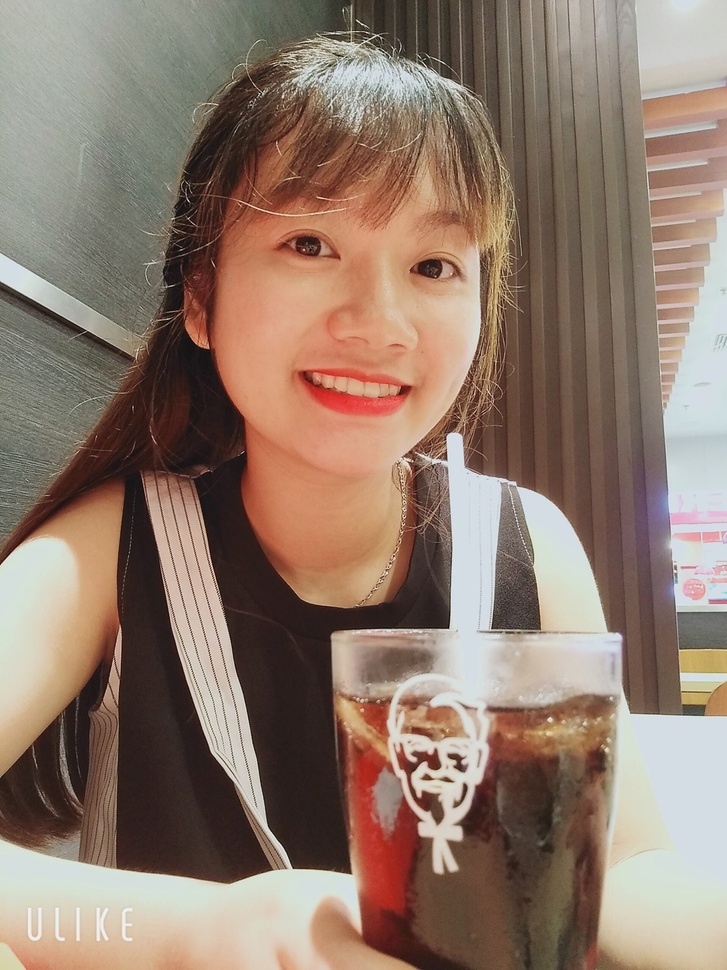
#> input picture OpenCV/Exercise_PracticalPythonOpenCV/L4_ImageProcessing/image.jpg, 727 x 970 px, shrunk from 1535 x 2048 before the run
$ python flipping.py --image image.jpg
#> lines starting #> are read from the running program, lines starting #| are printed output that depends on the picture
import argparse
import cv2

ap = argparse.ArgumentParser()
ap.add_argument("-i", "--image", required = True,
		help = "Path to the image")
args = vars(ap.parse_args())

image = cv2.imread(args["image"])
#> image is the input picture: shape (970, 727, 3); mean B, G, R 108.7, 122.6, 144
cv2.imshow("Original", image)

flipped = cv2.flip(image, 1)
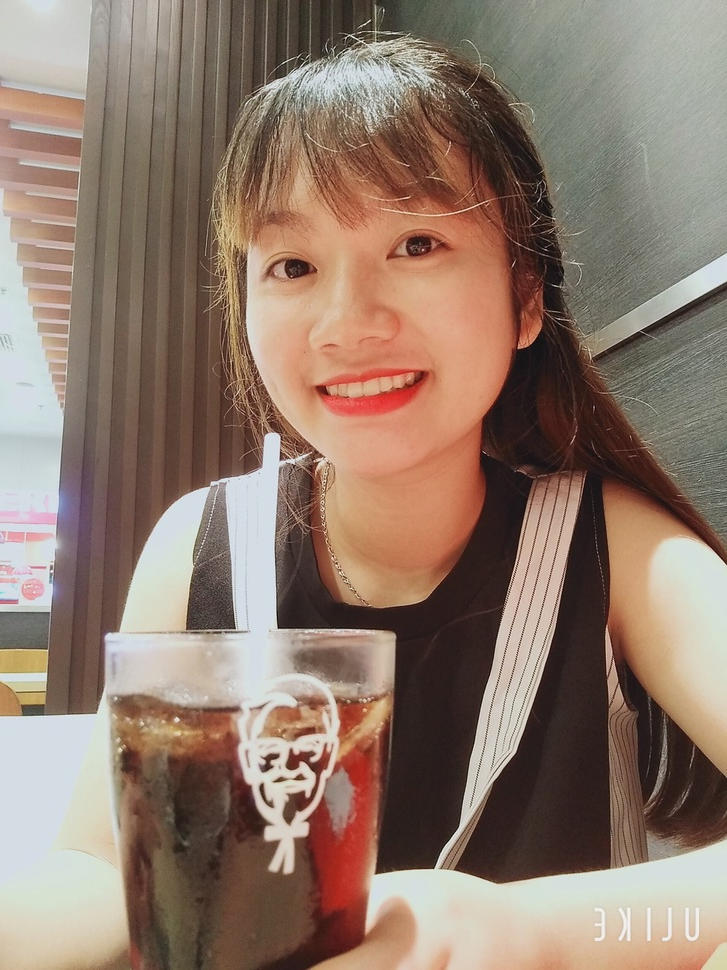
#> flipped: shape (970, 727, 3); mean B, G, R 108.7, 122.6, 144
cv2.imshow("Flipped Horizontally", flipped)

flipped = cv2.flip(image, 0)
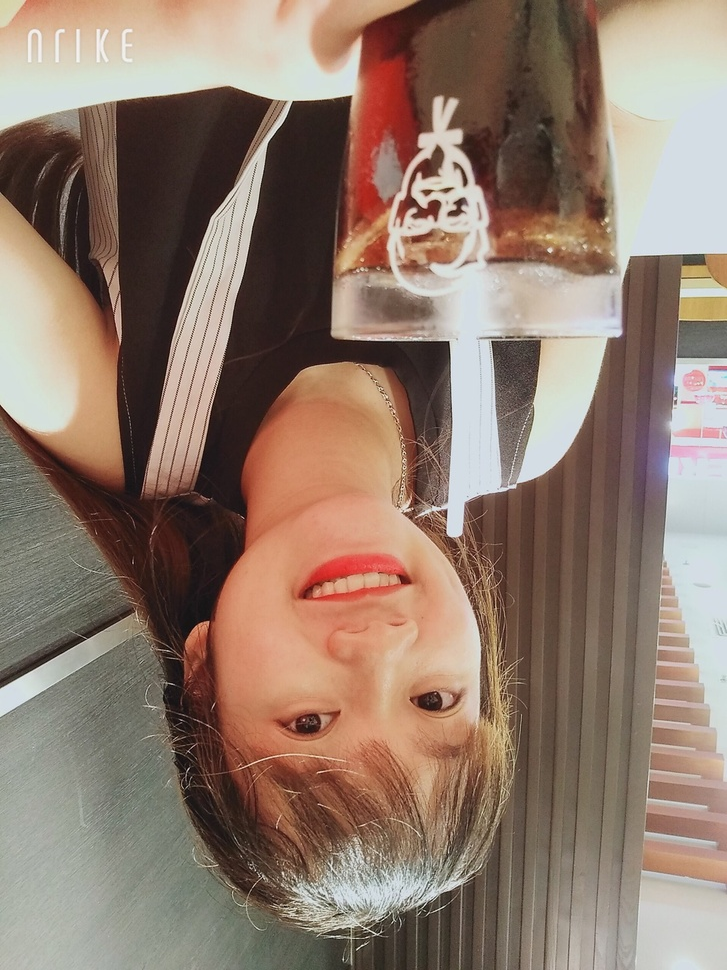
#> flipped: shape (970, 727, 3); mean B, G, R 108.7, 122.6, 144
cv2.imshow("Flipped Vertically", flipped)

flipped = cv2.flip(image, -1)
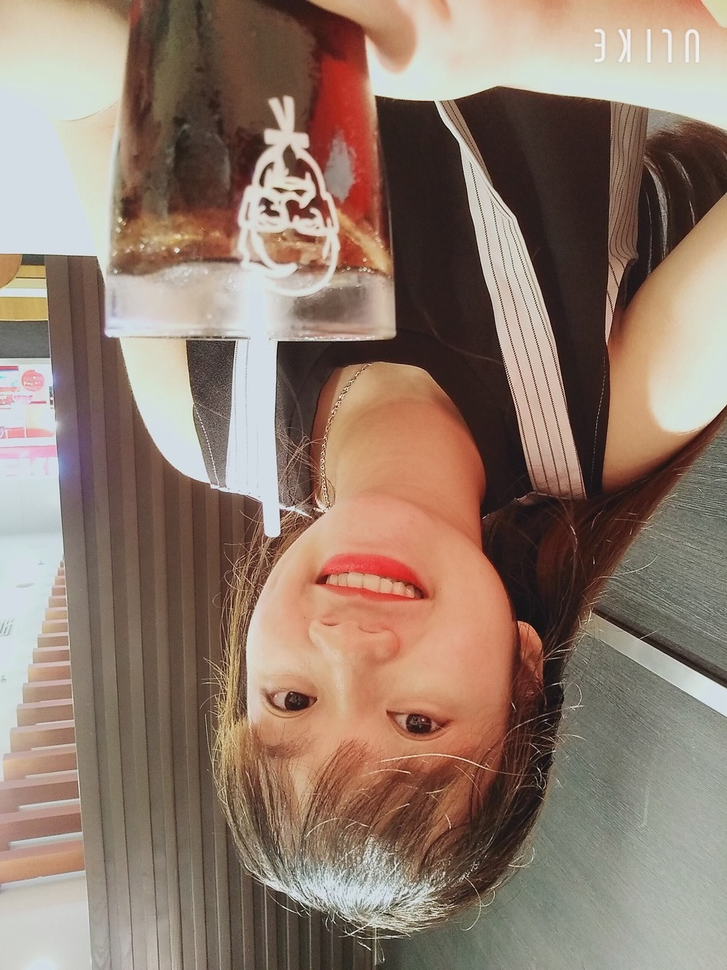
#> flipped: shape (970, 727, 3); mean B, G, R 108.7, 122.6, 144
cv2.imshow("Flipped Horizontally and Vertically", image)

cv2.waitKey(0)
